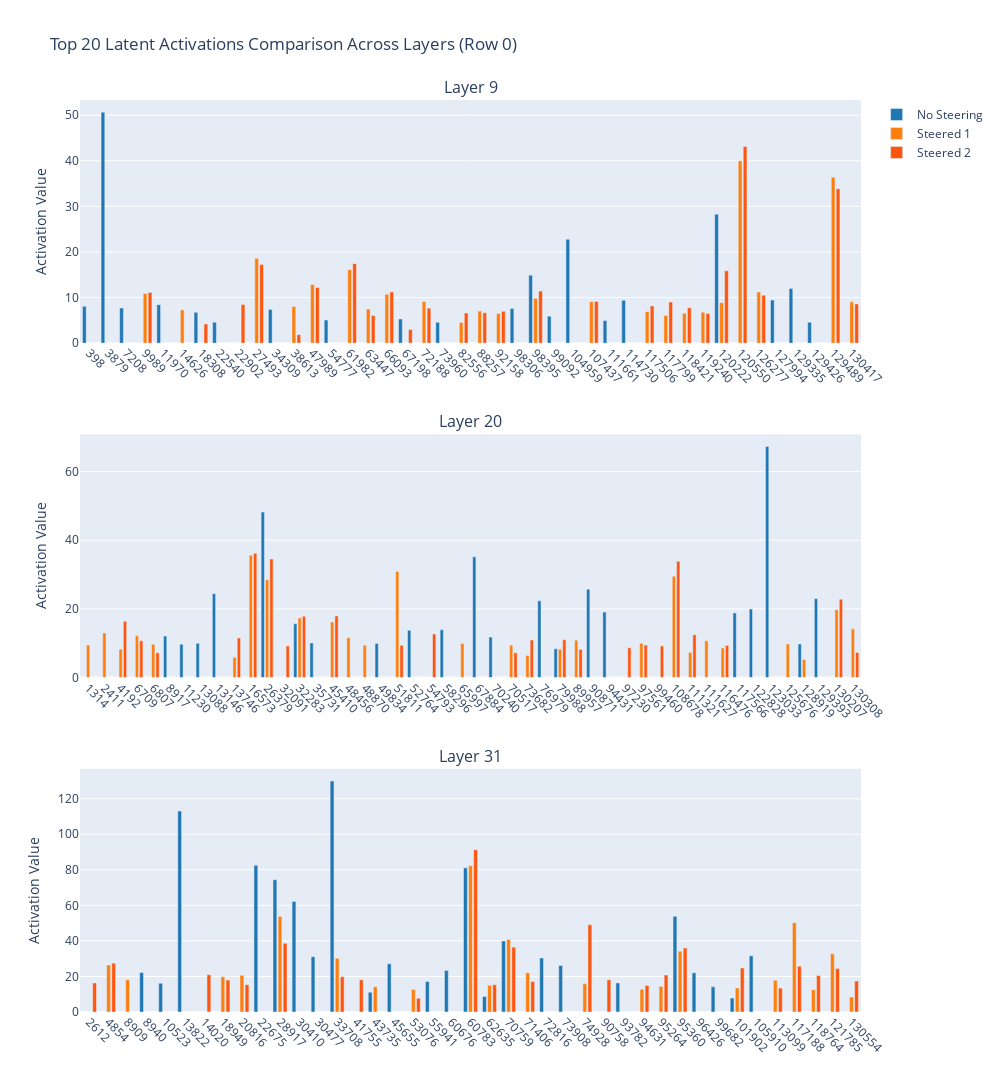

Write notebook code for a chart like this one.
### Code cell
# Show top 20 latents for all layers
plot_activations_comparison_all_layers(correct_df, row_num, top_n=20)
